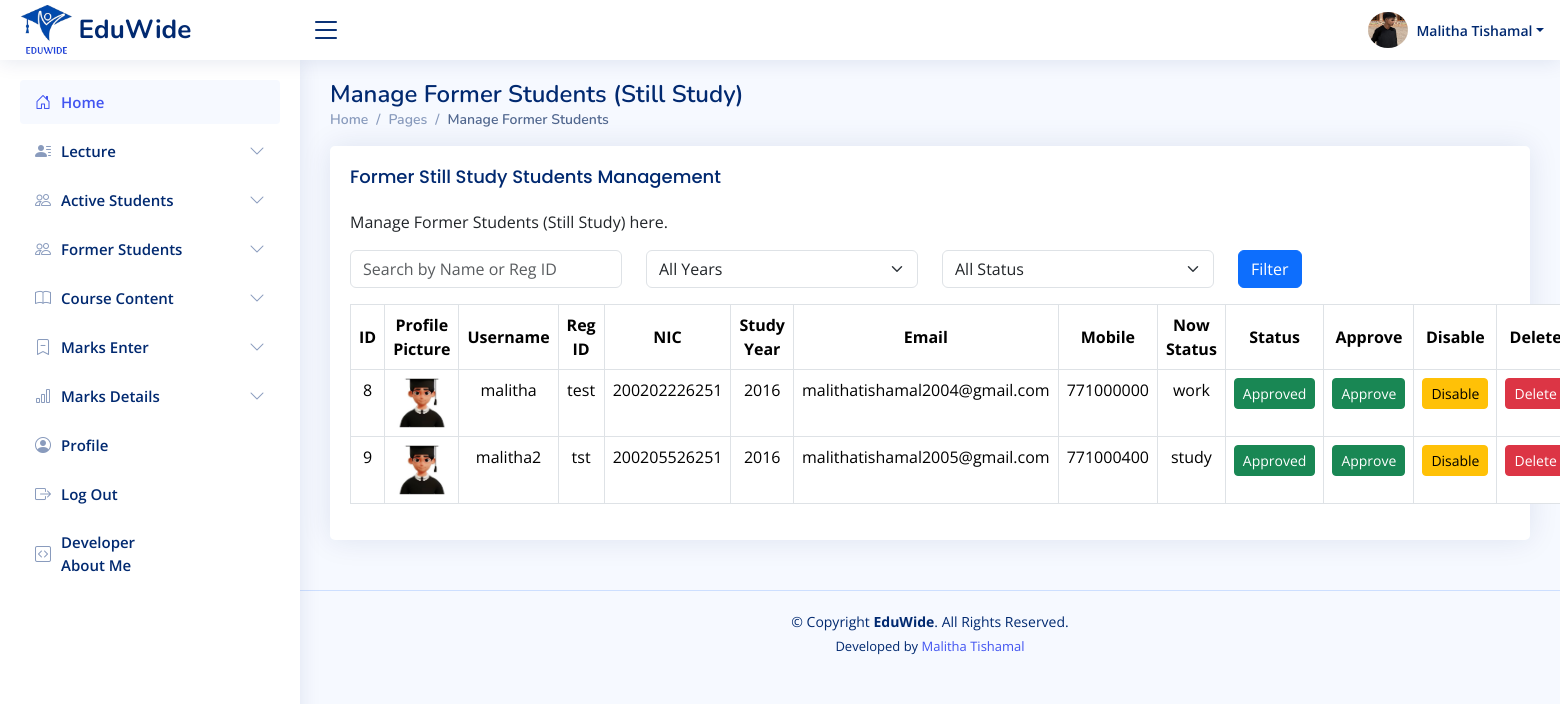
/lectures/manage-former-students-edu.php (signed in), run on an earlier commit of the app's database.
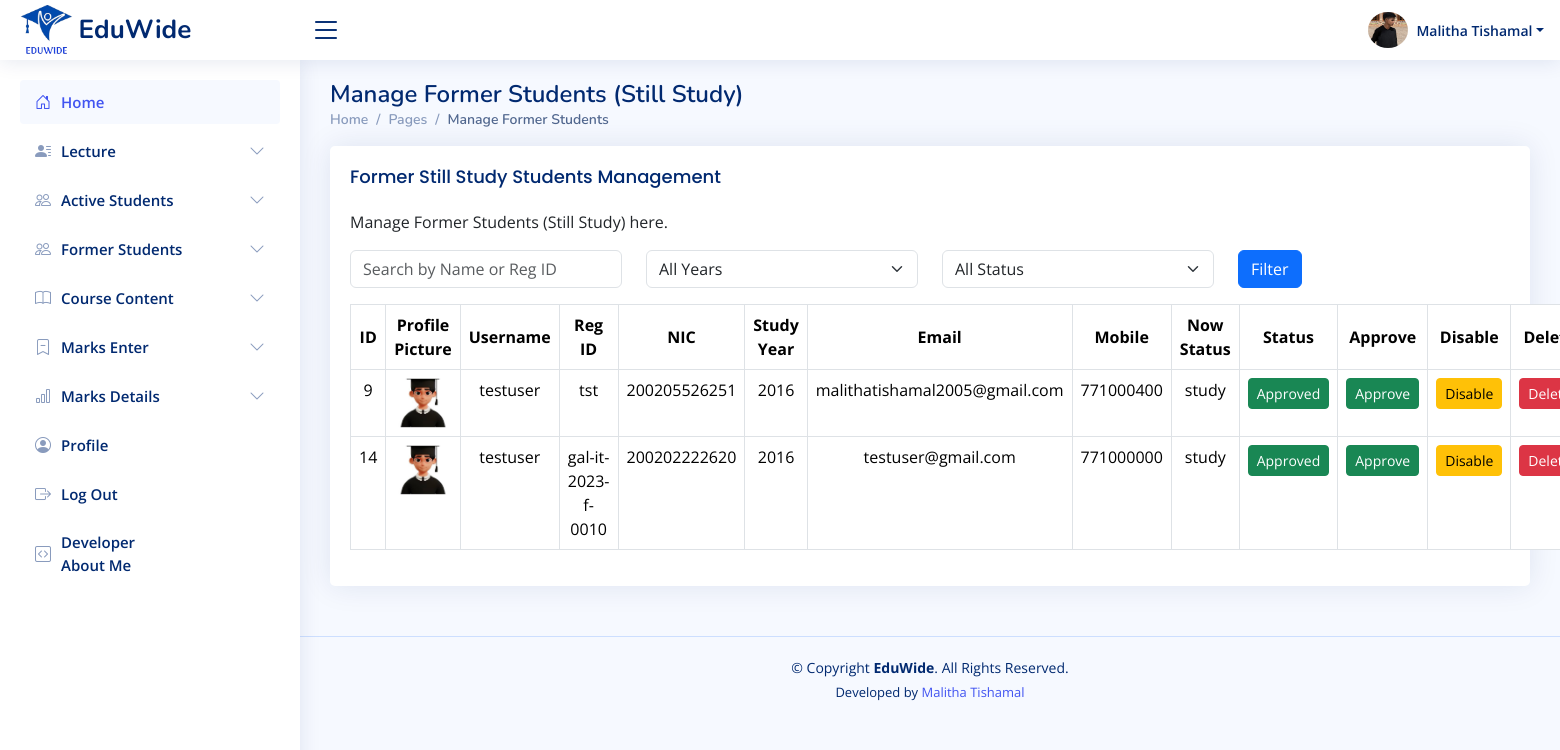
And on a later commit of the database.
### tables this page shows
CREATE TABLE `former_students` (
  `id` int(11) NOT NULL,
  `username` varchar(255) NOT NULL,
  `reg_id` varchar(255) NOT NULL,
  `nic` varchar(20) NOT NULL,
  `email` varchar(255) NOT NULL,
  `profile_picture` varchar(255) DEFAULT 'uploads/profile_pictures/default.png',
  `mobile` varchar(15) NOT NULL,
  `study_year` int(11) NOT NULL,
  `nowstatus` enum('study','work','intern','free') NOT NULL,
  `facebook` varchar(200) NOT NULL,
  `github` varchar(200) NOT NULL,
  `blog` varchar(200) NOT NULL,
  `linkedin` varchar(200) NOT NULL,
  `password` varchar(255) NOT NULL,
  `status` varchar(20) NOT NULL DEFAULT 'pending',
  `created_at` timestamp NOT NULL DEFAULT current_timestamp(),
  `updated_at` timestamp NOT NULL DEFAULT current_timestamp() ON UPDATE current_timestamp()
);

### lectures/manage-former-students-edu.php (the view, shortened to what the changed rows need)
<?php
require_once '../includes/db-conn.php';
$sql2 = "SELECT * FROM former_students WHERE 1";
$result = $conn->query($sql2);
?>
<!DOCTYPE html>
<html lang="en">
<head>
    <?php include_once("../includes/css-links-inc.php"); ?>
</head>
<body>
    <main id="main" class="main">
        <div class="pagetitle">
            <h1>Manage Former Students (Still Study)</h1>
        </div>
        <section class="section">
            <div class="row">
                <div class="col-lg-12">
                    <div class="card">
                        <div class="card-body">
                            <table class="table datatable table-bordered text-center">
                                <thead class="align-middle">
                                    <tr>
                                        <th>ID</th>
                                        <th>Profile Picture</th>
                                        <th>Username</th>
                                        <th>Reg ID</th>
                                        <th>NIC</th>
                                        <th>Study Year</th>
                                        <th>Email</th>
                                        <th>Mobile</th>
                                        <th>Now Status</th>
                                        <th>Status</th>
                                        <th>Approve</th>
                                        <th>Disable</th>
                                        <th>Delete</th>
                                    </tr>
                                </thead>
                                <tbody>
                                    <?php
                                    if ($result->num_rows > 0) {
                                        while ($row = $result->fetch_assoc()) {
                                            echo "<tr>";
                                            echo "<td>{$row['id']}</td>";
                                            echo "<td><img src='../oddstudents/" . htmlspecialchars($row["profile_picture"]) . "' alt='Profile' width='50'></td>";
                                            echo "<td>" . htmlspecialchars($row['username']) . "</td>";
                                            echo "<td>" . htmlspecialchars($row['reg_id']) . "</td>";
                                            echo "<td>" . htmlspecialchars($row['nic']) . "</td>";
                                            echo "<td>" . htmlspecialchars($row['study_year']) . "</td>";
                                            echo "<td>" . htmlspecialchars($row['email']) . "</td>";
                                            echo "<td>" . htmlspecialchars($row['mobile']) . "</td>";
                                            echo "<td>" . htmlspecialchars($row['nowstatus']) . "</td>";
                                            echo "<td>";
                                            $statusText = strtolower($row['status']);
                                            switch ($statusText) {
                                                case 'active':
                                                case 'approved':
                                                    echo "<span class='btn btn-success btn-sm w-100'>Approved</span>";
                                                    break;
                                            }
                                            echo "</td>";
                                            echo "<td><button class='btn btn-success btn-sm w-100 approve-btn' data-id='{$row['id']}'>Approve</button></td>";
                                            echo "<td><button class='btn btn-warning btn-sm w-100 disable-btn' data-id='{$row['id']}'>Disable</button></td>";
                                            echo "<td><button class='btn btn-danger btn-sm w-100 delete-btn' data-id='{$row['id']}'>Delete</button></td>";
                                            echo "</tr>";
                                        }
                                    } else {
                                        echo "<tr><td colspan='15' class='text-center'>No students found.</td></tr>";
                                    }
                                    ?>
                                </tbody>
                            </table>
                        </div>
                    </div>
                </div>
            </div>
        </section>
    </main>
</body>
</html>

What changed in the data, as far as the page shows it:
removed former_students: id "8", profile_picture (placeholder picture), username "malitha", reg "test", nic "200202226251", study_year "2016", email "malithatishamal2004@gmail.com", mobile "771000000", nowstatus "work", status "Approved"
changed former_students "tst": username "malitha2" → "testuser"
added former_students: id "14", profile_picture (placeholder picture), username "testuser", reg "gal-it-2023-f-0010", nic "200202222620", study_year "2016", email "testuser@gmail.com", mobile "771000000", nowstatus "study", status "Approved"
